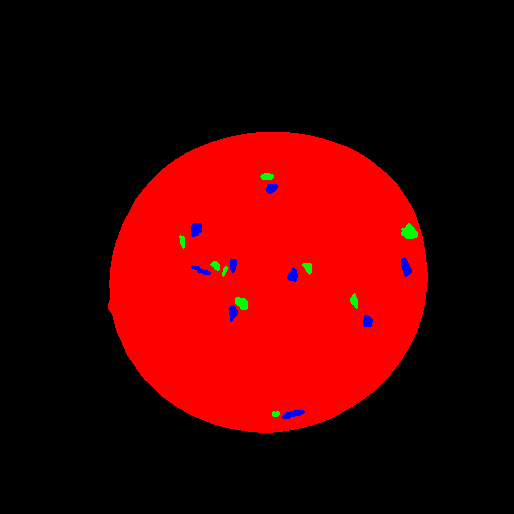
%> input picture data/annotation_day01.png, 514 x 514 px
$ octave exampleScript.m   (GNU Octave 9; MATLAB toolbox functions it lacks are replaced by stand-ins)
%> lines starting %> are read from the running program, lines starting %| are printed output that depends on the picture
### Matlab/loadMulti.m
function [multiIm, annotationIm] = loadMulti(imName, annotationName, dirPath)
%> called with imName = 'multispectral_day01.mat', annotationName = 'annotation_day01.png'
% Loading multispectral image and an annotation
%
% function [multiIm, annotationIm] = loadMulti(imName, annotationName)
%
% Input
%   imName - name of multispectral image file - a *.mat file
%   annotationName - name of annotation image file - a *.png file
%   dirPath (optional) - path to data directory where the image files are
%       placed
%
% Output
%   multiIm - multispectral image
%   annotationIm - image with annotation mask of size r x c x 3. Layer 1 is
%       the salami annotation (both fat and meat, layer 2 is the fat, and
%       layer 3 is the meat. The pixel value is 1 in the annotation and 0
%       elsewhere.
%
% Anders Lindbjerg Dahl - DTU, January 2013
%

% check if dirPath is given
if ( nargin == 2 )
    dirPath = '';
end

% load the multispectral image
load([dirPath imName]);
multiIm = immulti;

% make annotation image of zeros
annotationIm = zeros(size(multiIm,1), size(multiIm,2), 3);

% read the mask image
aIm = imread([dirPath annotationName]);
%> aIm is the input picture: size 514x514x3 uint8; mean R, G, B 71.4, 0.7, 0.9

% set in ones
for i = 1:3
    annotationIm(:,:,i) = ( aIm(:,:,i) == 255 );
end

### Matlab/getPix.m
function [clPix, r, c] = getPix(multiIm, maskIm)
% Extracting pixels from multispectral image
%
% function [clPix, row, col] = getPix(multiIm, maskIm)
%
% Input
%   multiIm - multispectral image of size r x c x l
%   maskIm - binary mask with ones at pixels that should be extracted (use
%       layers from annotationIm from the loadMulti function)
%
% Output
%   clPix - pixels in n x l matrix
%   row - row pixels indicies
%   col - column pixels indicies
%
% Anders Lindbjerg Dahl - DTU, January 2013
%
nMask = sum(maskIm(:));

[r, c] = find(maskIm == 1);

clPix = zeros(nMask, size(multiIm,3));
for i = 1:size(multiIm,3)
    tmp = multiIm(:,:,i);
    clPix(:,i) = tmp(maskIm == 1);
end

### Matlab/showHistograms.m
function h = showHistograms(multiIm, pixId, band, showOn)
% Extracting a histogram from an 8 bit multispectral image (values ranging from 0
% to 255)
%
% function h = showHistograms(multiIm, pixId, band, showOn)
%
% Input
%   multiIm - multispectral image
%   pixId - pixels that should be included in the histogram. Either a list of row
%       and column indices of size n x 2, or a binary image of size r x c x m
%       with regions that should be part of the histogram. m is the number
%       of histograms that should be extracted.
%   band - spectral band where the histogram should be extracted
%   showOn (optional) - boolean that tells if the histogram should be
%       plotted. Default is not to plot the histogram.
%
% Output
%   h - multispectral image
%
% Anders Lindbjerg Dahl - DTU, January 2013
%

if ( nargin == 3 )
    showOn = false;
end


if ( size(pixId,1) == size(multiIm,1) && size(pixId,2) == size(multiIm,2) )
    n = size(pixId,3);
    h = zeros(256,n);
    for i = 1:n
        for j = 1:size(pixId,1)
            for k = 1:size(pixId,2)
                if ( pixId(j,k,i) == 1 )
                    h(multiIm(j,k,band)+1,i) = h(multiIm(j,k,band)+1,i) + 1;
                end
            end
        end
    end
else
    h = zeros(256,1);
    for i = 1:size(pixId,1)
        h(multiIm(pixId(i,1),pixId(i,2),band)+1) = h(multiIm(pixId(i,1),pixId(i,2),band)+1) + 1;
    end
end

if ( showOn )
    hId = find(sum(h,2) > 0);
    fId = max(min(hId)-3,1);
    tId = min(max(hId)+3,255);
    figure
    plot(fId:tId,h(fId:tId,:))
end

### Matlab/setImagePix.m
function rgbOut = setImagePix(rgbIm, pixId)
% Building a RGB image containing color pixels in regions and white
%   elsewhere
%
% function rgbOut = setImagePix(rgbIm, pixId)
%
% Input
%   rgbIm - color image of size r x c x 3
%   pixId - pixels that should contain color values. Either a list of row
%       and column indices of size n x 2, or a binary image of size r x c
%       with regions that should contain color values.
%
% Output
%   rgbOut - output rgb image
%
% Anders Lindbjerg Dahl - DTU, January 2013
%

rgbOut = rgbIm;

if ( size(pixId,1) == size(rgbIm,1) && size(pixId,2) == size(rgbIm,2) )
    for i = 1:size(rgbIm,3)
        rgbOut(:,:,i) = rgbIm(:,:,i).*pixId + 255*(1-pixId);
    end
else
    rgbOut = rgbOut*0 + 255;
    for i = 1:size(pixId,1)
        rgbOut(pixId(i,1), pixId(i,2),:) = rgbIm(pixId(i,1), pixId(i,2),:);
    end
end

rgbOut = uint8(rgbOut);

### Matlab/exampleScript.m
% Dette script er et eksemple på brug af funktioner til første opgave i
% matematisk modllering - 02526
%
% Anders Bjorholm Dahl
% Februar 2015
%

% Folder hvor mine datafiler ligger
% dirIn = '/Users/abd/Documents/Teaching/02526_matematisk_modellering/Exercises/data/toCampusnet/';


%% Eksempel på at loade multispektralt billede

[multiIm, annotationIm] = loadMulti('multispectral_day01.mat' , 'annotation_day01.png');

% multiIm er et multispektralt billede - her ses dimensioner
size(multiIm)
%> ans = [514 514 19]

%% her vises det billed ved spektralbånd 7

figure
imagesc(multiIm(:,:,7))
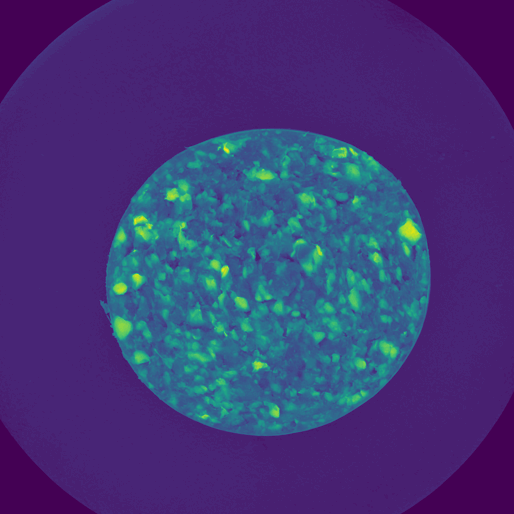
%> displayed picture: size 514x514x3, on the screen's scale of 0 to 255; mean R, G, B 64.8, 56.3, 119.9

%% annotationIm er et binært billede med tre dimensioner

size(annotationIm)
%> ans = [514 514 3]

%% I hver dimesion er et binært billede 1 - baggrund med pølse, 2 - fedtannotering,
% 3 - kødannotering. Her vises kødannoteringen

figure
imagesc(annotationIm(:,:,1))
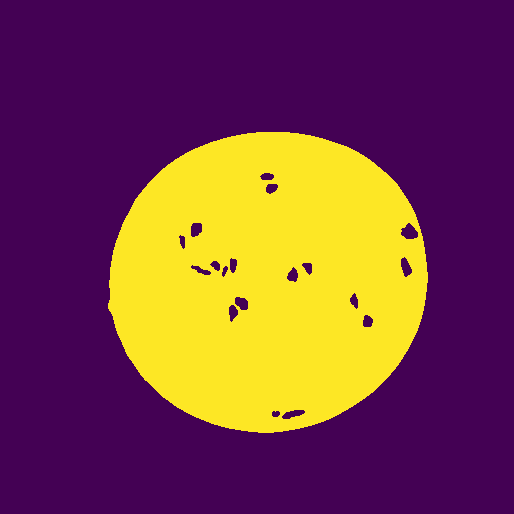
%> displayed picture: size 514x514x3, on the screen's scale of 0 to 255; mean R, G, B 119.8, 65.4, 70.8

%% Funktionen getPix udtrækker multispektrale pixels for annoteringerne

% Her er et eksemple på kød- og fedtannoteringerne
[fatPix, fatR, fatC] = getPix(multiIm, annotationIm(:,:,2));
%> in getPix, `nMask = sum(maskIm(:));`: nMask = 756
%> in getPix, `[r, c] = find(maskIm == 1);`: r = 756 values from 174 to 417; c = 756 values from 180 to 418
%> the loop in getPix, `for i = 1:size(multiIm,3)` made 19 passes
%> pass 1, in getPix, `tmp = multiIm(:,:,i);`:
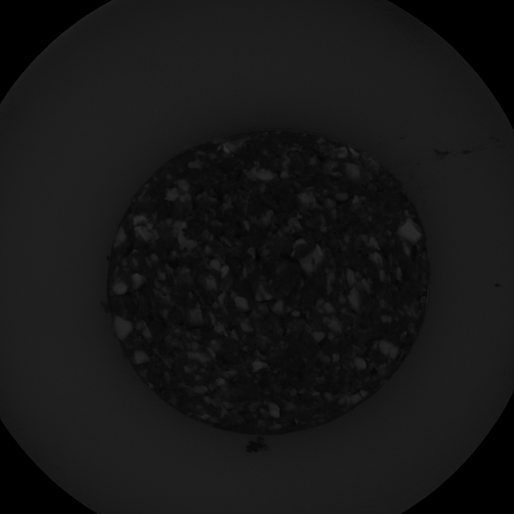
%> tmp: size 514x514 uint8; min 0, max 47, mean 22.6
%> pass 2, in getPix, `tmp = multiIm(:,:,i);`:
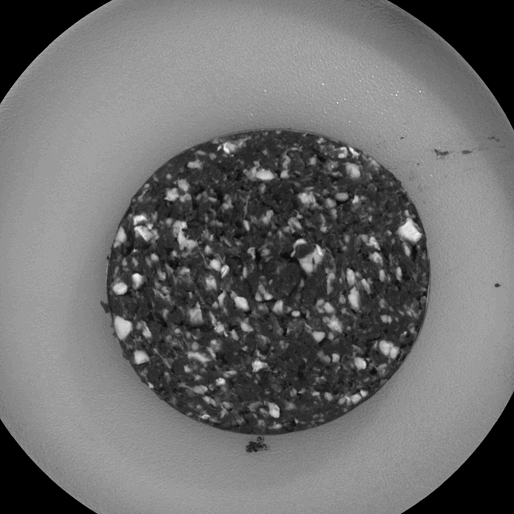
%> tmp: size 514x514 uint8; min 0, max 38, mean 16.4; drawn with min black and max white
%> fatR = 756 values, max 417 at index 379, min 174 at index 308, mean 265.7; fatC = 756 values from 180 to 418
[meatPix, meatR, meatC] = getPix(multiIm, annotationIm(:,:,3));
%> meatR = 969 values, max 419 at index 502, min 185 at index 418, mean 285.8; meatC = 969 values from 192 to 412

% Her plottes middelværdierne for pixels med kød hhv. fedt
figure
plot(mean(meatPix), 'b');
hold on
plot(mean(fatPix), 'r');
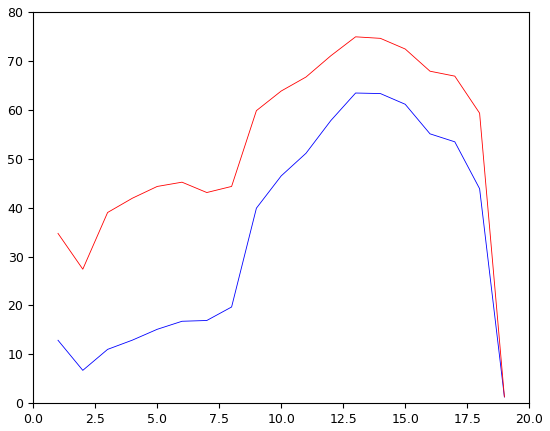
%> figure redrawn from the program's plot data; curve peaks at x = 13, y = 63.43; curve peaks at x = 13, y = 74.92


%% Funktionen showHistogram laver et histogram som den returnerer som en
% vektor

% Her er et eksempel - sidste argument gør at funktionen plotter
% histogrmmet for kød og fedt
h = showHistograms(multiIm, annotationIm(:,:,2:3), 3, 1);
%> after the loop in showHistograms, `for i = 1:n`: h = 256 rows, first 12: [0 0; 0 0; 0 0; 0 0; 0 0; 0 0; 0 5; 0 19; 0 50; 0 124; 0 194; 0 226]
%> in showHistograms, `hId = find(sum(h,2) > 0);`: hId = 44 values from 7 to 52
%> in showHistograms, `fId = max(min(hId)-3,1);`: fId = 4
%> in showHistograms, `tId = min(max(hId)+3,255);`: tId = 55
axis square
%> figure, not shown here; curve peaks at x = 43, y = 64; curve peaks at x = 12, y = 226

%% histogrammet er også givet i h - h er altid 256 dimensioner, og da der
% kun er lave pixelværdier viser jeg kun de første 50

figure
plot(h(1:50,:))
%> figure, not shown here; curve peaks at x = 43, y = 64; curve peaks at x = 12, y = 226

%% Funktionen setImagePix giver et farvebillede, hvor pixel-koordinater
% gives som argument.

% RGB billede loades
imRGB = imread(['color_day20.png']);
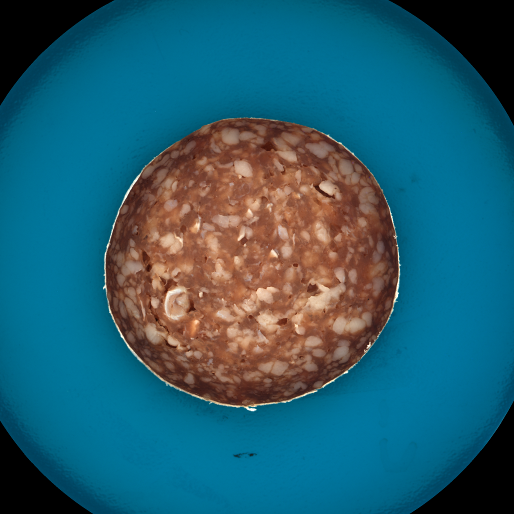
%> input picture data/color_day20.png, 514 x 514 px
%> imRGB is the input picture: size 514x514x3 uint8; mean R, G, B 35.9, 95.1, 112.5

% Pixel-koordinater for fedtannoteringerne fås med getPix
[fatPix, fatR, fatC] = getPix(multiIm, annotationIm(:,:,2));

% Pixel-koordinater sættes sammen til en matrix
pixId = [fatR, fatC];
%> pixId = 756 rows, first 12: [237 180; 238 180; 236 181; 237 181; 238 181; 239 181; 240 181; 241 181; 242 181; 243 181; 244 181; 237 182]

% Det nye billede laves
rgbOut = setImagePix(imRGB, pixId);
%> in setImagePix, `rgbOut = rgbOut*0 + 255;`: rgbOut: size 514x514x3 uint8; every value is 255
%> after the loop in setImagePix, `for i = 1:size(pixId,1)`:
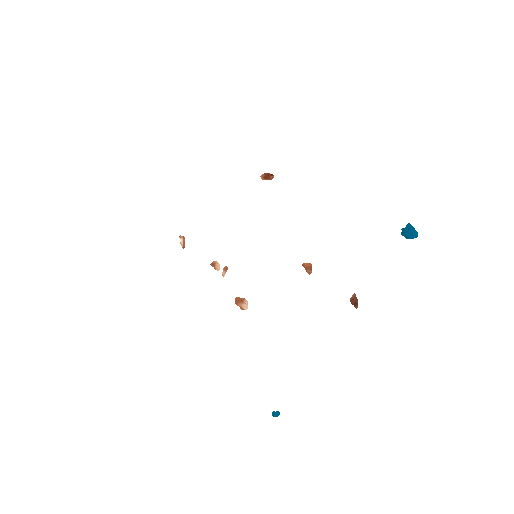
%> rgbOut: size 514x514x3 uint8; mean R, G, B 254.6, 254.6, 254.6
figure
imagesc(rgbOut)
